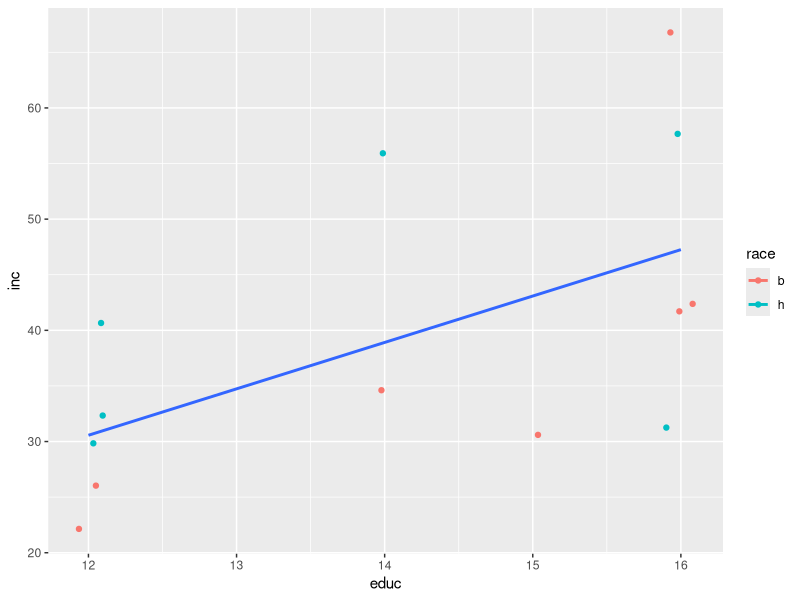

This figure's R source:
## Import statements

library(ggplot2)
library(broom)
library(dplyr)

dat <- doBy::income |> 
  filter(race != "w" & educ <= 16 & educ >=12)

pl0 <- dat |> ggplot(aes(x=educ, y=inc, color=race)) + geom_jitter(width=0.1)
pl0 + geom_smooth(method="lm", aes(group=1), se=FALSE)

lm_fit1 <- lm(inc ~ educ, data=dat)
## The estimate column are the least squares estimates of the coefficients. That is, if the model is yi=b1+b2xi+ei , then 
## the estimate of b1 is Intercept and the estimate of b2 is educ.
## RSS=∑i=1n(yi−b1−b2xi)2
## y = the observed values and b1 where the line is, the difference being the distance of the observed value to the line, b1 is 
## where the data point should be if there was no "noise" 
## Std.error measures the uncertainty. The smaller the std.error is, the more reliable the 
tidy(lm_fit1)

set.seed(2024) # for reproducibility. Random number, could be anything, but as long as it's the same the random number has the 
## starting point

## The point being here, that we cannot repeat the experiment and only have one data set. So we remove some observations and have
## some observations represeted twice. If the model gives the same result with each run, it's robust and if not, well then it's not
## very robust
i <- sample(nrow(dat), replace = T)
dat_new <- dat[i,]
dat |> head()

dat_new |> head()

## Re-use model formula but fit model to new dataset. 
mm_new <- update(lm_fit1, data=dat_new)
## Same as writing 
## mm_new <- lm(inc ~ educ, data=dat_new)
coef(mm_new)

coef(lm_fit1)

set.seed(2024) # for reproducibility
parm <- replicate(999, {
  dat_new <- dat[sample(nrow(dat), replace = T),]
  mm_new <- update(lm_fit1, data=dat_new)
  coef(mm_new)
})

parm <- parm |> t() 
parm |> head()

tidy(lm_fit1)

sd(parm[,1])
sd(parm[,2])